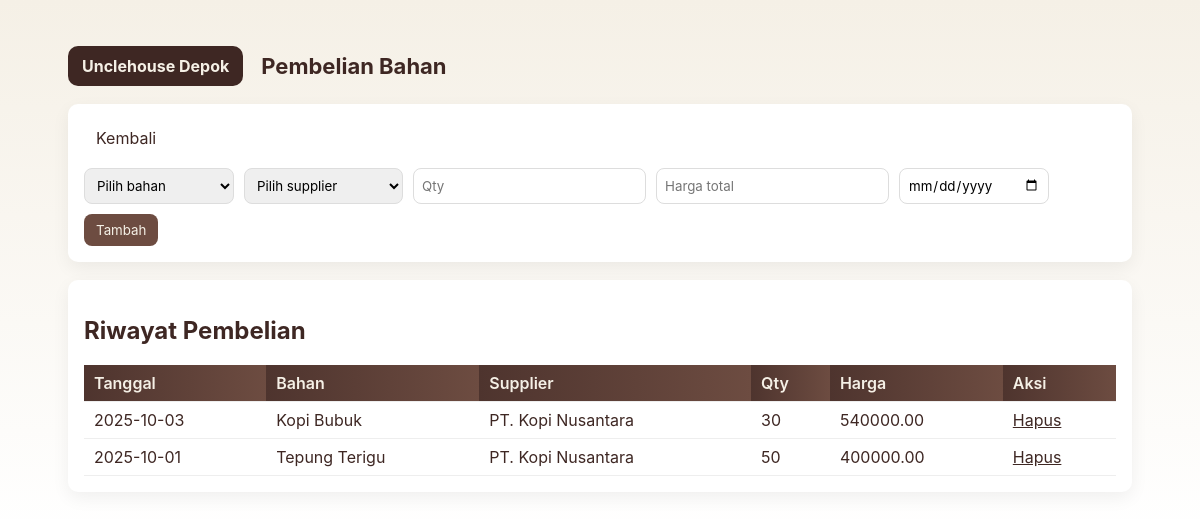
Screenshot of /purchases.php (signed in) with the database file from the repository.
### tables this page shows
CREATE TABLE purchases (
  id INT AUTO_INCREMENT PRIMARY KEY,
  bahan_id INT,
  supplier_id INT,
  qty INT,
  harga DECIMAL(12,2),
  tanggal DATE,
  created_at TIMESTAMP DEFAULT CURRENT_TIMESTAMP,
  FOREIGN KEY (bahan_id) REFERENCES tb_bahan_baku(id) ON DELETE SET NULL,
  FOREIGN KEY (supplier_id) REFERENCES suppliers(id) ON DELETE SET NULL
);

CREATE TABLE tb_bahan_baku (
  id INT AUTO_INCREMENT PRIMARY KEY,
  kode VARCHAR(20) NOT NULL,
  nama VARCHAR(100) NOT NULL,
  kategori VARCHAR(50) DEFAULT '',
  stok_awal INT DEFAULT 0,
  stok_akhir INT DEFAULT 0,
  pemakaian_per_minggu INT DEFAULT 0,
  harga DECIMAL(12,2) DEFAULT 0,
  created_at TIMESTAMP DEFAULT CURRENT_TIMESTAMP
);

CREATE TABLE suppliers (
  id INT AUTO_INCREMENT PRIMARY KEY,
  name VARCHAR(150),
  contact VARCHAR(150),
  created_at TIMESTAMP DEFAULT CURRENT_TIMESTAMP
);

### purchases.php (the view, shortened to what this page needs)
<?php
require 'config.php';
$purchases = $pdo->query('SELECT p.*, b.nama as bahan, s.name as supplier FROM purchases p LEFT JOIN tb_bahan_baku b ON b.id=p.bahan_id LEFT JOIN suppliers s ON s.id=p.supplier_id ORDER BY p.id DESC')->fetchAll();
$bahan = $pdo->query('SELECT id,nama FROM tb_bahan_baku')->fetchAll();
$suppliers = $pdo->query('SELECT id,name FROM suppliers')->fetchAll();
?>
<!doctype html><html><head><meta charset='utf-8'><meta name='viewport' content='width=device-width,initial-scale=1'>
<title>Pembelian</title><link rel="stylesheet" href="style.css"></head><body>
<div class="container"><header><div class="brand">Unclehouse Depok</div><div><h1>Pembelian Bahan</h1></div></header>
<div class="card"><a href="dashboard.php" class="btn">Kembali</a>
  <form method="post" class="form-row" style="margin-top:12px;">
    <select name="bahan_id" required><option value="">Pilih bahan</option><?php foreach($bahan as $b) echo '<option value="'.$b['id'].'">'.htmlspecialchars($b['nama']).'</option>'; ?></select>
    <select name="supplier_id" required><option value="">Pilih supplier</option><?php foreach($suppliers as $s) echo '<option value="'.$s['id'].'">'.htmlspecialchars($s['name']).'</option>'; ?></select>
    <input name="qty" type="number" placeholder="Qty" required>
    <input name="harga" type="number" placeholder="Harga total" required>
    <input name="tanggal" type="date" required>
    <button class="btn btn-primary" type="submit">Tambah</button>
  </form></div>
<div class="card"><h2>Riwayat Pembelian</h2><table><thead><tr><th>Tanggal</th><th>Bahan</th><th>Supplier</th><th>Qty</th><th>Harga</th><th>Aksi</th></tr></thead><tbody>
<?php foreach($purchases as $p): ?><tr><td><?php echo htmlspecialchars($p['tanggal']); ?></td><td><?php echo htmlspecialchars($p['bahan']); ?></td><td><?php echo htmlspecialchars($p['supplier']); ?></td><td><?php echo (int)$p['qty']; ?></td><td><?php echo $p['harga']; ?></td><td><a href="purchases.php?delete=<?php echo $p['id']; ?>" onclick="return confirm('Hapus?')">Hapus</a></td></tr><?php endforeach; ?>
</tbody></table></div></div></body></html>

### style.css (style rules this page uses)
:root { --brown-900:#3e2723;--brown-800:#4e342e;--brown-700:#6d4c41;--brown-500:#8d6e63;--cream:#f5f0e6;--accent:#d7b89d; }
* { box-sizing:border-box;font-family:Inter,system-ui,Roboto,Arial; }
body { margin:0;background:linear-gradient(180deg,var(--cream),#fff);color:var(--brown-900); }
.container { max-width:1100px;margin:28px auto;padding:18px; }
header { display:flex;align-items:center;gap:18px; }
.brand { background:var(--brown-900);color:var(--cream);padding:10px 14px;border-radius:10px;font-weight:700; }
.card { background:#fff;border-radius:10px;padding:16px;box-shadow:0 6px 18px rgba(0,0,0,0.06);margin-top:18px; }
h1 { margin:0;font-size:22px;color:var(--brown-900); }
table { width:100%;border-collapse:collapse;margin-top:12px; }
th,td { padding:8px 10px;border-bottom:1px solid #eee;text-align:left; }
th { background:linear-gradient(90deg,var(--brown-800),var(--brown-700));color:var(--cream);font-weight:600; }
.btn { display:inline-block;padding:8px 12px;border-radius:8px;text-decoration:none;border:none;cursor:pointer; }
.btn-primary { background:var(--brown-700);color:var(--cream); }
.form-row { display:flex;gap:10px;flex-wrap:wrap; }
input, select, textarea { padding:8px;border-radius:8px;border:1px solid #ddd;min-width:150px; }
a { color:inherit; }

### rows the page displays
purchases: tanggal "2025-10-03", bahan.nama "Kopi Bubuk", supplier.name "PT. Kopi Nusantara", qty "30", harga "540000.00"
purchases: tanggal "2025-10-01", bahan.nama "Tepung Terigu", supplier.name "PT. Kopi Nusantara", qty "50", harga "400000.00"
